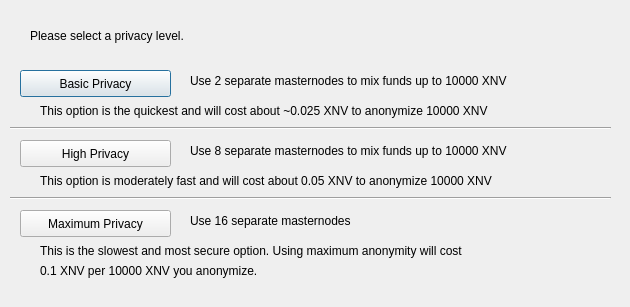
<?xml version="1.0" encoding="UTF-8"?>
<ui version="4.0">
 <class>ObfuscationConfig</class>
 <widget class="QDialog" name="ObfuscationConfig">
  <property name="geometry">
   <rect>
    <x>0</x>
    <y>0</y>
    <width>630</width>
    <height>307</height>
   </rect>
  </property>
  <property name="windowTitle">
   <string>Configure Obfuscation</string>
  </property>
  <widget class="QPushButton" name="buttonBasic">
   <property name="geometry">
    <rect>
     <x>20</x>
     <y>70</y>
     <width>151</width>
     <height>27</height>
    </rect>
   </property>
   <property name="text">
    <string>Basic Privacy</string>
   </property>
  </widget>
  <widget class="QPushButton" name="buttonHigh">
   <property name="geometry">
    <rect>
     <x>20</x>
     <y>140</y>
     <width>151</width>
     <height>27</height>
    </rect>
   </property>
   <property name="text">
    <string>High Privacy</string>
   </property>
  </widget>
  <widget class="QPushButton" name="buttonMax">
   <property name="geometry">
    <rect>
     <x>20</x>
     <y>210</y>
     <width>151</width>
     <height>27</height>
    </rect>
   </property>
   <property name="text">
    <string>Maximum Privacy</string>
   </property>
  </widget>
  <widget class="QLabel" name="label">
   <property name="geometry">
    <rect>
     <x>30</x>
     <y>20</y>
     <width>571</width>
     <height>31</height>
    </rect>
   </property>
   <property name="text">
    <string>Please select a privacy level.</string>
   </property>
  </widget>
  <widget class="QLabel" name="label_2">
   <property name="geometry">
    <rect>
     <x>190</x>
     <y>70</y>
     <width>421</width>
     <height>21</height>
    </rect>
   </property>
   <property name="text">
    <string>Use 2 separate masternodes to mix funds up to 10000 XNV</string>
   </property>
  </widget>
  <widget class="QLabel" name="label_3">
   <property name="geometry">
    <rect>
     <x>190</x>
     <y>140</y>
     <width>411</width>
     <height>21</height>
    </rect>
   </property>
   <property name="text">
    <string>Use 8 separate masternodes to mix funds up to 10000 XNV</string>
   </property>
  </widget>
  <widget class="QLabel" name="label_4">
   <property name="geometry">
    <rect>
     <x>190</x>
     <y>210</y>
     <width>421</width>
     <height>21</height>
    </rect>
   </property>
   <property name="text">
    <string>Use 16 separate masternodes</string>
   </property>
  </widget>
  <widget class="QLabel" name="label_6">
   <property name="geometry">
    <rect>
     <x>40</x>
     <y>100</y>
     <width>561</width>
     <height>21</height>
    </rect>
   </property>
   <property name="text">
    <string>This option is the quickest and will cost about ~0.025 XNV to anonymize 10000 XNV</string>
   </property>
  </widget>
  <widget class="QLabel" name="label_7">
   <property name="geometry">
    <rect>
     <x>40</x>
     <y>170</y>
     <width>561</width>
     <height>21</height>
    </rect>
   </property>
   <property name="text">
    <string>This option is moderately fast and will cost about 0.05 XNV to anonymize 10000 XNV</string>
   </property>
  </widget>
  <widget class="QLabel" name="label_8">
   <property name="geometry">
    <rect>
     <x>40</x>
     <y>240</y>
     <width>561</width>
     <height>21</height>
    </rect>
   </property>
   <property name="text">
    <string>This is the slowest and most secure option. Using maximum anonymity will cost</string>
   </property>
  </widget>
  <widget class="QLabel" name="label_9">
   <property name="geometry">
    <rect>
     <x>40</x>
     <y>260</y>
     <width>561</width>
     <height>21</height>
    </rect>
   </property>
   <property name="text">
    <string>0.1 XNV per 10000 XNV you anonymize.</string>
   </property>
  </widget>
  <widget class="Line" name="line">
   <property name="geometry">
    <rect>
     <x>10</x>
     <y>120</y>
     <width>601</width>
     <height>16</height>
    </rect>
   </property>
   <property name="orientation">
    <enum>Qt::Horizontal</enum>
   </property>
  </widget>
  <widget class="Line" name="line_2">
   <property name="geometry">
    <rect>
     <x>10</x>
     <y>190</y>
     <width>601</width>
     <height>16</height>
    </rect>
   </property>
   <property name="orientation">
    <enum>Qt::Horizontal</enum>
   </property>
  </widget>
 </widget>
 <resources/>
 <connections/>
</ui>
